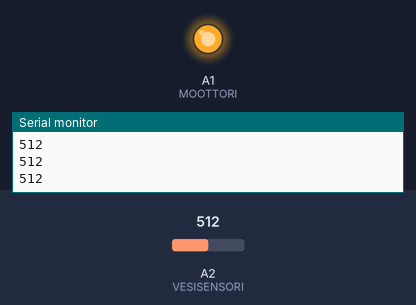
The sketch below on a simulated Arduino Uno, built with avr-gcc and run on an emulated ATmega328P. On the bench: output pins drawn as LEDs (lit = HIGH), the last lines printed to the serial monitor. The inputs (shaded band) are chosen by the test bench; at power-on: A2 (VESISENSORI) = 512.

Above: at 1.2 s.
1.3 s: A2 (VESISENSORI) set to 11
2.8 s: A2 (VESISENSORI) set to 8
At 3.2 s:
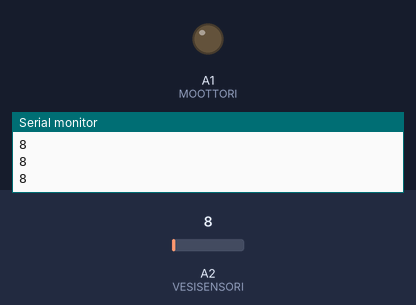
4.3 s: A2 (VESISENSORI) set to 122
At 5.5 s:
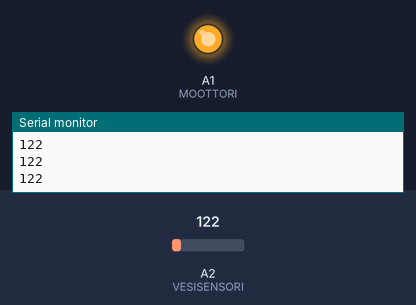
5.8 s: A2 (VESISENSORI) set to 0
At 6.9 s:
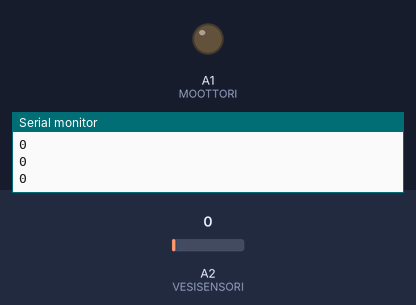
Timing chart, 0 to 8.3 s (numbered marks = the images above; inputs shaded):
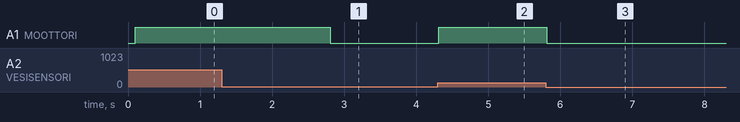

Measured:
- the behaviour switches between 10 and 9 on A2 (VESISENSORI) (found by bisection; images 0 and 1)
- after the input at 2.8 s, A1 (MOOTTORI): HIGH → LOW at once
- after the input at 4.3 s, A1 (MOOTTORI): LOW → HIGH at once
- after the input at 5.8 s, A1 (MOOTTORI): HIGH → LOW at once

The sketch:

VesisensoriTuuletinVer1.ino
```cpp
#define MOOTTORI A1
#define VESISENSORI A2

void setup(){
  Serial.begin(9600);
}
void loop(){
  delay(100);
  int kosteus = analogRead(VESISENSORI);
  Serial.println(kosteus);//tulostetaan serialiin vesisensorin antaman luvun 0-1020

  if (kosteus < 10){ //vesisensori on tällöin kuiva
    analogWrite(MOOTTORI, 0);

  }
  else{ //vesisensori havaitsee vettä
    analogWrite(MOOTTORI, 255);

  }


}
```
